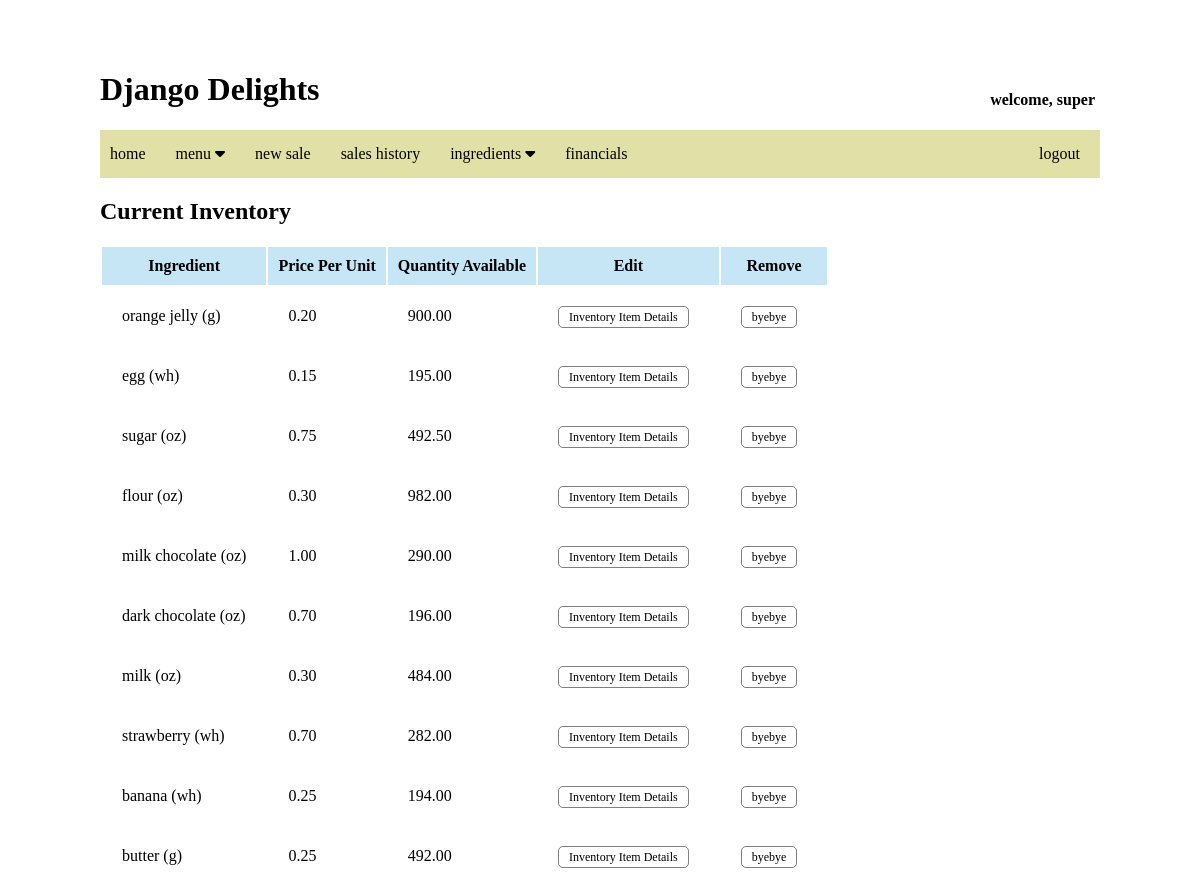
Page /cur_inventory (signed in) on the committed database.
### delites/models.py (models this page shows, shortened)
class Ingredient(models.Model):
    quantity_availble = models.DecimalField(default=0, max_digits=6, decimal_places=2)
    unit_price = models.DecimalField(max_digits=6, decimal_places=2)
    ingredient_name = models.CharField(max_length=255)
    item_cost = models.DecimalField(max_digits=6, decimal_places=2, default=0)
    measurements = [
        ('g','grams'),
        ('oz','ounces'),
        ('wh','whole units')
    ]
    unit_of_measure = models.CharField(max_length=2,choices=measurements,default='wh')
    def __str__(self):
        return f"{self.ingredient_name} ({self.unit_of_measure})"

### delites/views.py (the view)
    def logged_in(request):
        if request.user.is_authenticated:
            return func(request)
        else:
            return redirect('login')

### delites/views.py (called while the page is built)
def verify_login(func):
    def logged_in(request):
        if request.user.is_authenticated:
            return func(request)
        else:
            return redirect('login')
    return logged_in

@verify_login
def curInventory(request):
    inventory = Ingredient.objects.all()
    return render(request, 'delites/cur_inventory.html', {
        'ingredients' : inventory
    })

### delites/templates/delites/cur_inventory.html (shortened to what this page needs)
{% extends 'delites/layout.html' %}
{% block content %}
<h2>Current Inventory</h2>
<table class="cur_table">
    <tr>
        <th>Ingredient</th>
        <th>Price Per Unit</th>
        <th>Quantity Available</th>
        <th>Edit</th>
        <th>Remove</th>
    </tr>
    {% for ingredient in ingredients %}
    <tr>
        <td>{{ingredient}}</td>
        <td>{{ingredient.unit_price}}</td>
        <td>{{ingredient.quantity_availble}}</td>
        <td><a href="{% url 'editInventory' %}?inventory={{ingredient.ingredient_name}}">Inventory Item Details</a></td>
        <td><a href="{% url 'deleteInventory' %}?inventory={{ingredient.ingredient_name}}">byebye</a></td>
    </tr>
    {% endfor %}
</table>
{% endblock%}

### delites/templates/delites/layout.html (shortened to what this page needs)
{% load static %}
<!DOCTYPE html>
<html lang="en">
<head>
    <link href="{% static 'delites/styles.css' %}" rel="stylesheet">
    <link rel="stylesheet" href="https://cdnjs.cloudflare.com/ajax/libs/font-awesome/4.7.0/css/font-awesome.min.css">
</head>
<body>
    <div style="display:flex">
        <h1>Django Delights</h1>
        <h4 style="align-self: flex-end; margin-left:auto; margin-right:5px;">welcome, {{user}}</h4>
    </div>
    <div class="nav-bar">
        <div>
            <div class="nav-item"><a href="{% url 'index' %}">home</a></div>
            <div class="dropdown">
                <div class="dropdown-label">menu
                    <i class="fa fa-caret-down"></i>
                </div>
            </div>
            <div class="nav-item"><a href="{% url 'newSale' %}">new sale</a></div>
            <div class="nav-item"><a href="{% url 'salesHistory' %}">sales history</a></div>
            <div class="dropdown">
                <div class="dropdown-label">ingredients
                    <i class="fa fa-caret-down"></i>
                </div>
            </div>
            <div class="nav-item"><a href="{% url 'getFinancials' %}">financials</a></div>
        </div>
        <div>
            <div class="nav-item" style="float:right"><a href="{% url 'logout' %}">logout</a></div>
        </div>
    </div>
    {% block content %}
    {% endblock %}
</body>
</html>

### delites/static/delites/styles.css (style rules this page uses)
body { margin:50px 100px; }
.nav-bar { overflow: hidden; background-color: rgb(225, 225, 167); }
.nav-item { float: left; padding: 10px; margin: 5px 10px 5px 0px; }
.nav-bar a { display: block; text-decoration: none; color: black; }
.dropdown { float: left; overflow: hidden; }
.dropdown-label { padding: 10px; margin: 5px 10px 5px 0px; }
.cur_table td { padding:20px; }
.cur_table th { padding: 10px; }
.cur_table th { background-color: rgba(142, 203, 235,.5); }
.cur_table a { margin: 3px 10px 3px 0px; padding:3px 10px; border-radius: 5px; text-align: center; border: 1px solid rgba( 0, 0, 0, .5); text-decoration: none; font-size: 12px; color: black; }

### rows in the picture
Ingredient: ingredient_name+unit_of_measure "orange jelly (g)", unit_price "0.20", quantity_availble "900.00"
Ingredient: ingredient_name+unit_of_measure "egg (wh)", unit_price "0.15", quantity_availble "195.00"
Ingredient: ingredient_name+unit_of_measure "sugar (oz)", unit_price "0.75", quantity_availble "492.50"
Ingredient: ingredient_name+unit_of_measure "flour (oz)", unit_price "0.30", quantity_availble "982.00"
Ingredient: ingredient_name+unit_of_measure "milk chocolate (oz)", unit_price "1.00", quantity_availble "290.00"
Ingredient: ingredient_name+unit_of_measure "dark chocolate (oz)", unit_price "0.70", quantity_availble "196.00"
Ingredient: ingredient_name+unit_of_measure "milk (oz)", unit_price "0.30", quantity_availble "484.00"
Ingredient: ingredient_name+unit_of_measure "strawberry (wh)", unit_price "0.70", quantity_availble "282.00"
Ingredient: ingredient_name+unit_of_measure "banana (wh)", unit_price "0.25", quantity_availble "194.00"
Ingredient: ingredient_name+unit_of_measure "butter (g)", unit_price "0.25", quantity_availble "492.00"

### other values in the picture
{{ user }} "super"
